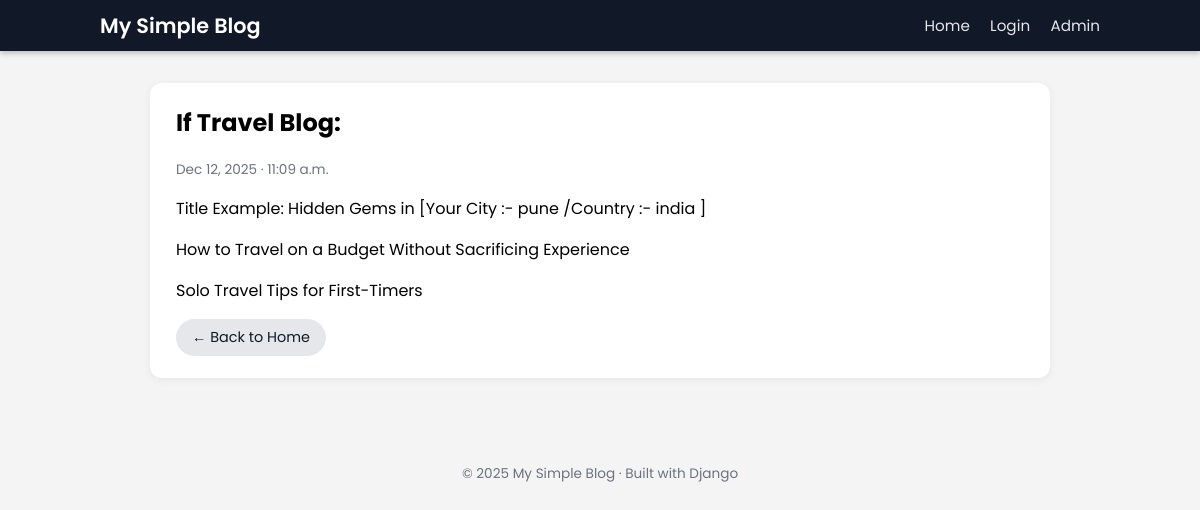
The page /post/8/ on the database its author committed.
### blogapp/models.py (models this page shows, shortened)
class Post(models.Model):
    title = models.CharField(max_length=200)
    content = models.TextField()
    created_at = models.DateTimeField(auto_now_add=True)
    image = models.ImageField(upload_to='post_images/', blank=True, null=True)

### blogapp/views.py (the view)
# urls.py: path('post/<int:pk>/', views.post_detail, name='post_detail'),
def post_detail(request, pk):
    post = get_object_or_404(Post, pk=pk)
    return render(request, 'blogapp/post_detail.html', {'post': post})

### blogapp/templates/blogapp/post_detail.html (shortened to what this page needs)
{% extends "blogapp/base.html" %}
{% block content %}
<article class="post-card">
    <h1>{{ post.title }}</h1>
    <p class="post-meta">
        {{ post.created_at|date:"M d, Y · h:i a" }}
    </p>
    <p>{{ post.content|linebreaks }}</p>
    <div class="post-actions">
        <a href="{% url 'blogapp:home' %}" class="btn-secondary">← Back to Home</a>
    </div>
</article>
{% endblock %}

### blogapp/static/blogapp/style.css (style rules this page uses)
body { font-family: "Poppins", Arial, sans-serif; background-color: #f4f4f4; margin: 0; padding: 0; }
a { color: inherit; }
.post-card { background: #ffffff; padding: 22px 26px; margin-bottom: 20px; border-radius: 12px; box-shadow: 0 2px 8px rgba(0,0,0,0.06); }
.post-card h1, .post-card h2 { margin-top: 0; }
.post-meta { color: #6b7280; font-size: 0.85rem; margin-bottom: 10px; }
.btn-primary, .btn-secondary { display: inline-block; padding: 8px 16px; border-radius: 999px; font-size: 0.9rem; text-decoration: none; border: none; cursor: pointer; }
.btn-secondary { background-color: #e5e7eb; color: #111827; }

### rows shown on the page
Post: title "If Travel Blog:", created_at "Dec 12, 2025 · 11:09 a.m.", content "Title Example: Hidden Gems in [Your City :- pune /Country :- india ] How to Travel on a Budget Without Sacrificing Experience Solo Travel Tips for First-Timers"
